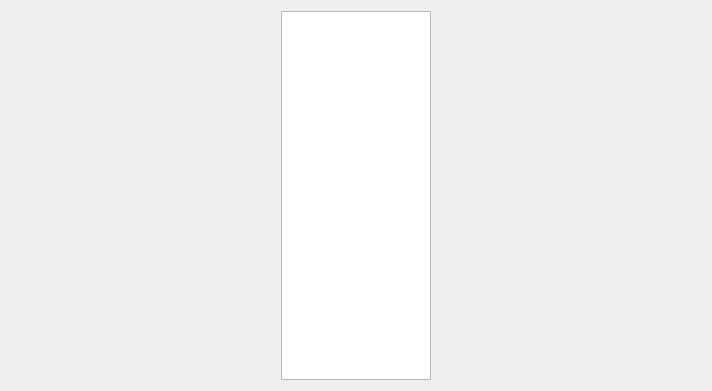
<?xml version="1.0" encoding="UTF-8"?>
<ui version="4.0">
 <class>Camera_Test_Form</class>
 <widget class="QWidget" name="Camera_Test_Form">
  <property name="geometry">
   <rect>
    <x>0</x>
    <y>0</y>
    <width>712</width>
    <height>391</height>
   </rect>
  </property>
  <property name="windowTitle">
   <string>Form</string>
  </property>
  <layout class="QGridLayout" name="gridLayout_2">
   <item row="0" column="0">
    <widget class="QListView" name="listView">
     <property name="maximumSize">
      <size>
       <width>150</width>
       <height>16777215</height>
      </size>
     </property>
    </widget>
   </item>
   <item row="0" column="1">
    <layout class="QGridLayout" name="gridLayout"/>
   </item>
  </layout>
 </widget>
 <resources/>
 <connections/>
</ui>
